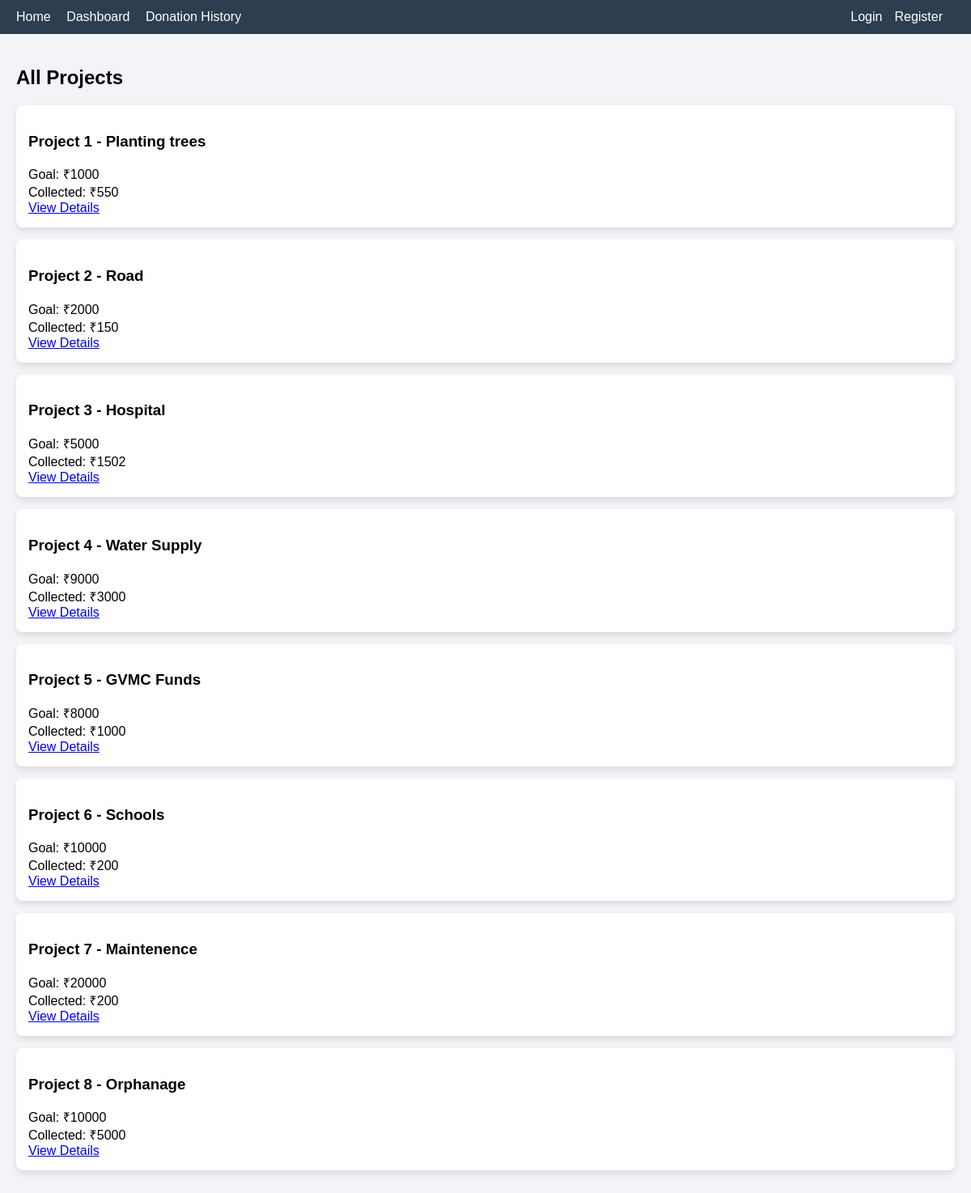
The page / on the database its author committed.
### tables this page shows
CREATE TABLE projects (
                 id INTEGER PRIMARY KEY AUTOINCREMENT,
                 name TEXT,
                 goal INTEGER,
                 collected INTEGER DEFAULT 0);

### app.py (the view)
@app.route("/")
def home():
    conn = get_db()
    c = conn.cursor()
    c.execute("SELECT * FROM projects")
    projects = c.fetchall()
    conn.close()
    return render_template("index.html", projects=projects)

### app.py (called while the page is built)
def get_db():
    return sqlite3.connect("database.db")

### templates/index.html (shortened to what this page needs)
{% extends "base.html" %}
{% block content %}
<h2>All Projects</h2>
{% for p in projects %}
<div class="card">
    <h3>{{ p[1] }}</h3>
    Goal: ₹{{ p[2] }} <br>
    Collected: ₹{{ p[3] }} <br>
    <a href="/project/{{ p[0] }}">View Details</a>
</div>
{% endfor %}
{% endblock %}

### templates/base.html (shortened to what this page needs)
<!DOCTYPE html>
<html>
<head>
    <link rel="stylesheet" href="{{ url_for('static', filename='style.css') }}">
</head>
<body>
<nav class="navbar">
    <div class="nav-left">
        <a href="/">Home</a>
        <a href="/dashboard">Dashboard</a>
        <a href="/donation_history">Donation History</a>
    </div>
    <div class="nav-right">
        {% if session.get("user") %}
            <span class="welcome">Welcome {{ session.get("user") }}</span>
            <a href="/logout" class="logout-btn">Logout</a>
        {% else %}
            <a href="/login">Login</a>
            <a href="/register">Register</a>
        {% endif %}
    </div>
</nav>
<div class="container">
    {% block content %}{% endblock %}
</div>
</body>
</html>

### static/style.css (style rules this page uses)
body { font-family: Arial; background: #f2f4f8; margin: 0; }
nav { background: #2c3e50; padding: 15px; color: white; }
nav a { color: white; margin-right: 15px; text-decoration: none; }
.container { padding: 20px; }
.card { background: white; padding: 15px; margin: 15px 0; border-radius: 8px; box-shadow: 0 4px 8px rgba(0,0,0,0.1); }
.navbar { display: flex; justify-content: space-between; align-items: center; background: #2c3e50; padding: 12px 20px; }
.nav-left a, .nav-right a { color: white; text-decoration: none; margin-right: 15px; }
.nav-right { display: flex; align-items: center; }

### rows shown on the page
projects: name "Project 1 - Planting trees", goal "1000", collected "550"
projects: name "Project 2 - Road", goal "2000", collected "150"
projects: name "Project 3 - Hospital", goal "5000", collected "1502"
projects: name "Project 4 - Water Supply", goal "9000", collected "3000"
projects: name "Project 5 - GVMC Funds", goal "8000", collected "1000"
projects: name "Project 6 - Schools", goal "10000", collected "200"
projects: name "Project 7 - Maintenence", goal "20000", collected "200"
projects: name "Project 8 - Orphanage", goal "10000", collected "5000"
